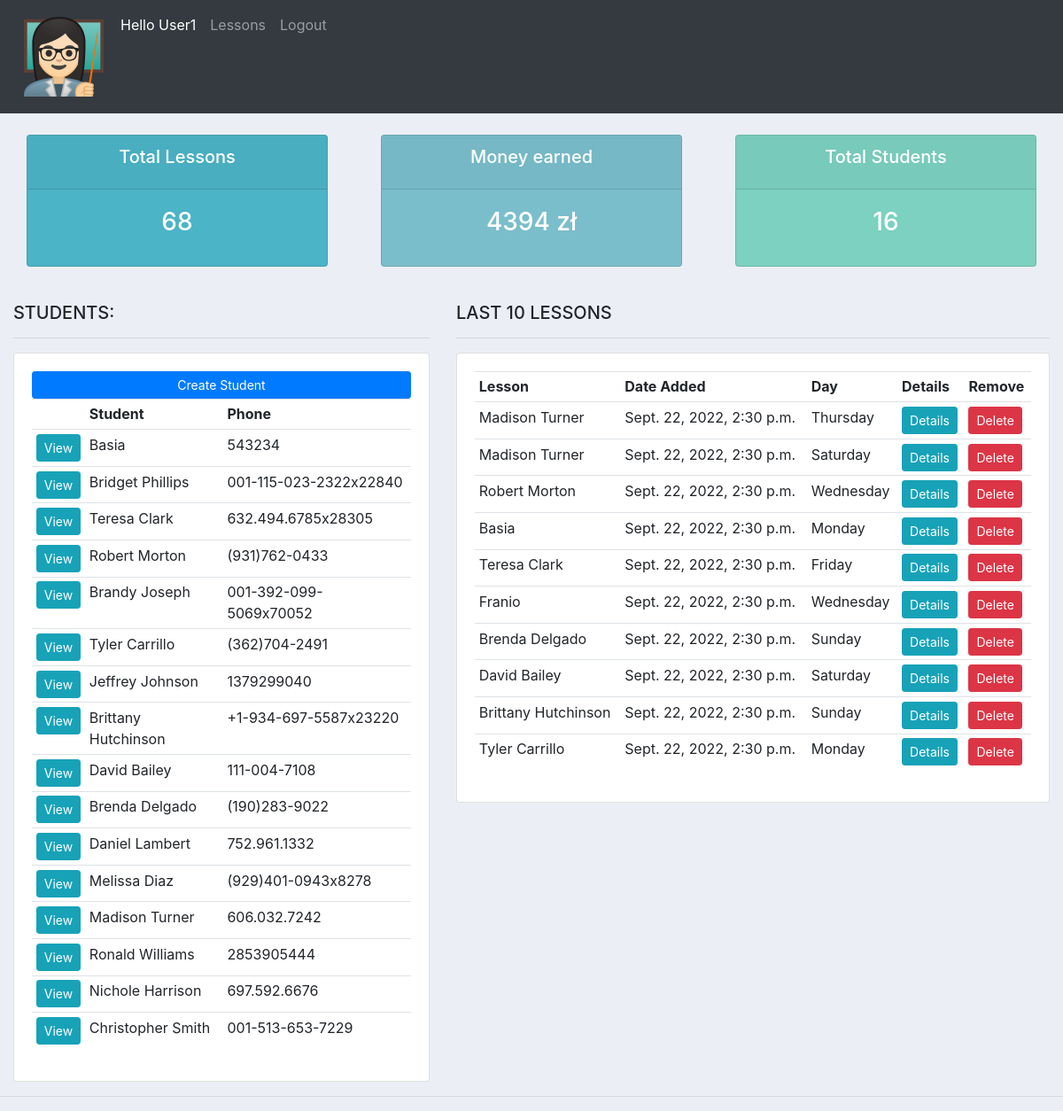
Screenshot of /home/ (signed in) with the database file from the repository.
### teachers_notebook/models.py (models this page shows)
class Student(models.Model):
    owner = models.ForeignKey(User, related_name='students', on_delete=models.CASCADE, null=True)
    name = models.CharField(max_length=150)
    phone = models.CharField(max_length=150)
    email = models.EmailField()
    age = models.IntegerField()
    level = models.IntegerField(choices=LEVELS)
    student_info = models.CharField(max_length=250)
    zoom_url = models.URLField(null=True, blank=True)
    def __str__(self):
        return self.name

class Lesson(models.Model):
    owner = models.ForeignKey(User, related_name='lessons', on_delete=models.CASCADE, null=True)
    subject = models.CharField(max_length=250)
    student = models.ForeignKey(Student, on_delete=models.CASCADE)
    month = models.CharField(max_length=5, choices=MONTH)
    lesson_date = models.DateTimeField(auto_now_add=True)
    lesson_modified = models.DateTimeField(auto_now=True)
    notes = models.CharField(max_length=250)
    google_docs_link = models.URLField(blank=True, null=True)
    duration = models.IntegerField(choices=DURATION)
    time_of_lesson = models.CharField(max_length=150)
    day_of_lesson = models.IntegerField(choices=WEEK_DAYS)
    price = models.IntegerField()
    class Meta:
        ordering = ["-lesson_date"]

### teachers_notebook/views.py (the view)
# urls.py: path('home/', views.HomeView.as_view(), name="home"),
class HomeView(LoginRequiredMixin, View):
    def get(self, request, *args, **kwargs):
        lessons = Lesson.objects.filter(owner_id=request.user).all()
        last_ten = Lesson.objects.filter(owner_id=request.user).order_by('-id')[:10]
        students = Student.objects.filter(owner_id=request.user).all()
        total_students = students.filter(owner_id=request.user).count()
        total_lessons = lessons.filter(owner_id=request.user).count()
        total_money = Lesson.objects.filter(price__isnull=False, owner_id=request.user).aggregate(Sum('price'))
        context = {'students': students,
                   'lessons': last_ten,
                   'total_lessons': total_lessons,
                   'total_students': total_students,
                   'money_display': total_money}
        return render(request, 'teachers_notebook/dashboard.html', context)

### teachers_notebook/templates/teachers_notebook/dashboard.html
{%  extends 'teachers_notebook/main.html' %}
{% block content %}
{%  include 'teachers_notebook/status.html' %}
    <br>
<div class="row">
	<div class="col-md-5">
		<h5>STUDENTS:</h5>
		<hr>
		<div class="card card-body">
			<a class="btn btn-primary  btn-sm btn-block" href="{% url 'add_student' %}">Create Student</a>
           {%  include 'teachers_notebook/student_list.html' %}
			<table class="table table-sm">
				<tr>
					<th></th>
					<th>Student</th>
					<th>Phone</th>
				</tr>
				{% for student in students %}
					<tr>
                        <td><a class="btn btn-sm btn-info" href="{% url 'student' student.id %}">View</a></td>
						<td>{{student.name }}</td>
						<td>{{student.phone}}</td>
					</tr>
				{% endfor %}
			</table>
		</div>
	</div>
	<div class="col-md-7">
		<h5>LAST 10 LESSONS</h5>
		<hr>
		<div class="card card-body">
			<table class="table table-sm">
				<tr>
					<th>Lesson</th>
					<th>Date Added</th>
					<th>Day</th>
					<th>Details</th>
					<th>Remove</th>
				</tr>
				{% for lesson in lessons %}
					<tr>
                        <td>{{ lesson.student }} </td>
						<td>{{ lesson.lesson_date }}</td>
						<td>{{ lesson.get_day_of_lesson_display }}</td>
                        <td><a class="btn btn-sm btn-info" href="{% url 'update_lesson' lesson.id %}">Details</a></td>
                        <td><a class="btn btn-sm btn-danger" href="{% url 'delete_lesson' lesson.id %}">Delete</a></td>
					</tr>
				{% endfor %}
			</table>
		</div>
	</div>
</div>
{% endblock %}

### teachers_notebook/templates/teachers_notebook/navbar.html (shortened to what this page needs)
{% load static %}
<nav class="navbar navbar-expand-lg navbar-dark bg-dark">
    {% if request.user.is_authenticated %}
  <div class="collapse navbar-collapse" id="navbarNav">
    <ul class="navbar-nav">
      <li class="nav-item">
        <a class="nav-link" href="{% url 'home' %}"><img src="{% static 'images/logo.png' %}"></a>
      </li>
        <li class="nav-item active">
        <a class="nav-link" href="{% url 'profile' %}">Hello {{ request.user.first_name|default:request.user.username }}</a>
      </li>
           <li class="nav-item">
        <a class="nav-link" href="{% url 'lesson_index' %}">Lessons</a>
      </li>
        <li class="nav-item>">
        <a class="nav-link" href="{% url 'logout' %}">Logout</a>
        </li>
    </ul>
      {% endif %}
  </div>
</nav>

### teachers_notebook/static/css/main.css (style rules this page uses)
body { background-color: #ebeff5; }

### rows the page displays
Student: name "Basia", phone "543234"
Student: name "Bridget Phillips", phone "001-115-023-2322x22840"
Student: name "Teresa Clark", phone "632.494.6785x28305"
Student: name "Robert Morton", phone "(931)762-0433"
Student: name "Brandy Joseph", phone "001-392-099-5069x70052"
Student: name "Tyler Carrillo", phone "(362)704-2491"
Student: name "Jeffrey Johnson", phone "1379299040"
Student: name "Brittany Hutchinson", phone "+1-934-697-5587x23220"
Student: name "David Bailey", phone "111-004-7108"
Student: name "Brenda Delgado", phone "(190)283-9022"
Student: name "Daniel Lambert", phone "752.961.1332"
Student: name "Melissa Diaz", phone "(929)401-0943x8278"
Student: name "Madison Turner", phone "606.032.7242"
Student: name "Ronald Williams", phone "2853905444"
Student: name "Nichole Harrison", phone "697.592.6676"
Student: name "Christopher Smith", phone "001-513-653-7229"
Lesson: student "Madison Turner", lesson_date "Sept. 22, 2022, 2:30 p.m.", day_of_lesson "Thursday"
Lesson: student "Madison Turner", lesson_date "Sept. 22, 2022, 2:30 p.m.", day_of_lesson "Saturday"
Lesson: student "Robert Morton", lesson_date "Sept. 22, 2022, 2:30 p.m.", day_of_lesson "Wednesday"
Lesson: student "Basia", lesson_date "Sept. 22, 2022, 2:30 p.m.", day_of_lesson "Monday"
Lesson: student "Teresa Clark", lesson_date "Sept. 22, 2022, 2:30 p.m.", day_of_lesson "Friday"
Lesson: student "Franio", lesson_date "Sept. 22, 2022, 2:30 p.m.", day_of_lesson "Wednesday"
Lesson: student "Brenda Delgado", lesson_date "Sept. 22, 2022, 2:30 p.m.", day_of_lesson "Sunday"
Lesson: student "David Bailey", lesson_date "Sept. 22, 2022, 2:30 p.m.", day_of_lesson "Saturday"
Lesson: student "Brittany Hutchinson", lesson_date "Sept. 22, 2022, 2:30 p.m.", day_of_lesson "Sunday"
Lesson: student "Tyler Carrillo", lesson_date "Sept. 22, 2022, 2:30 p.m.", day_of_lesson "Monday"

### other values shown
{{ request.user.first_name|default:request.user.username }} "User1"
{{ total_lessons }} "68"
{{ money_display.price__sum }} "4394"
{{ total_students }} "16"
